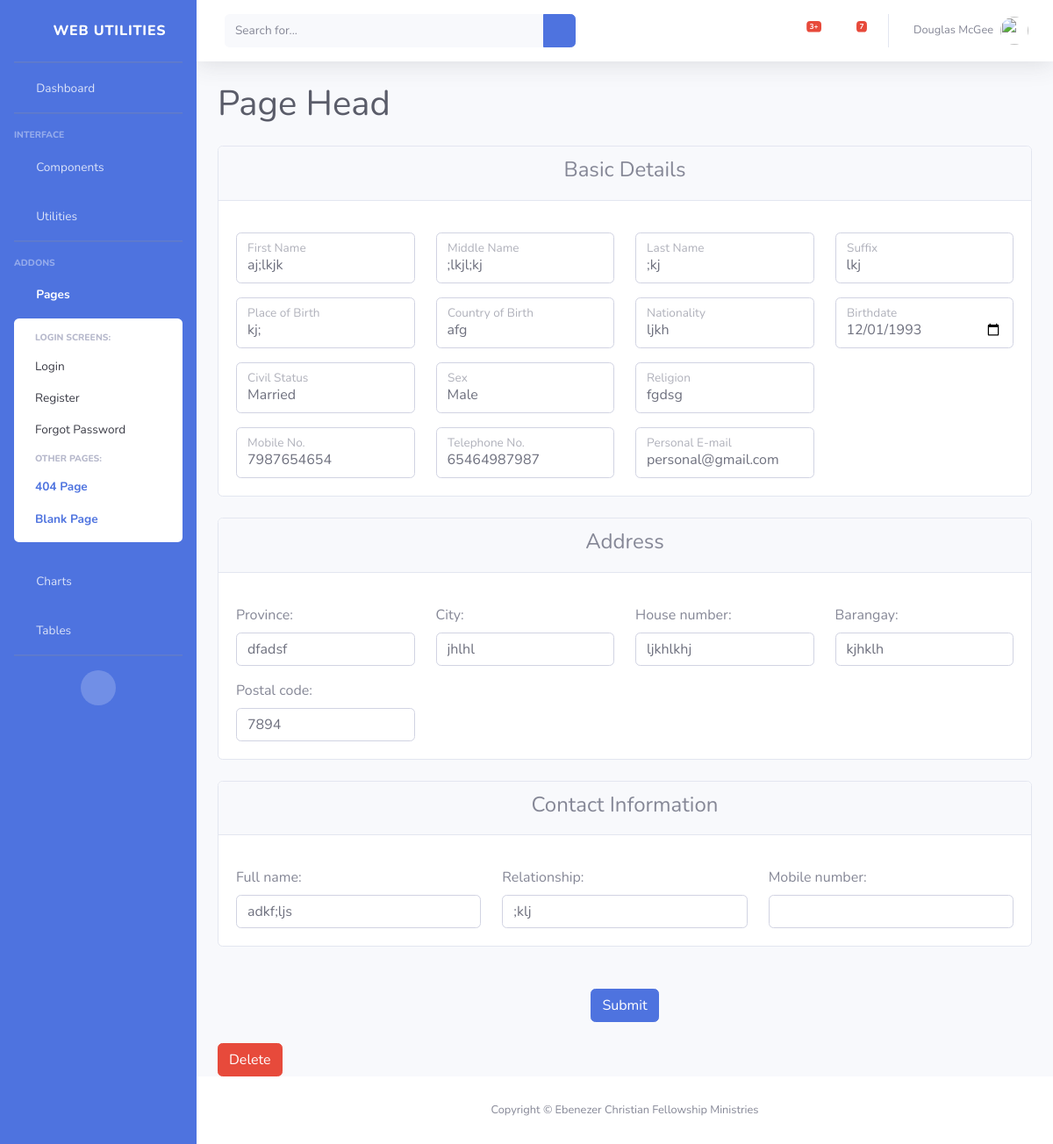
The app's page /students/edit/4/ with its own data.
### students/models.py (models this page shows, shortened)
class Student(models.Model):
    first_name = models.CharField(max_length=100)
    middle_name = models.CharField(max_length=100)
    last_name = models.CharField(max_length=100)
    suffix = models.CharField(max_length=10, blank=True)
    birth_date = models.DateField()
    country_of_birth = models.CharField(max_length=100)
    birth_place = models.CharField(max_length=100)
    nationality = models.CharField(max_length=100)
    CIVIL_STATUS_CHOICES = [
        ('', '---------'),
        ('single', 'Single'),
        ('married', 'Married'),
        ('widowed', 'Widowed'),
        ('divorced', 'Divorced'),
        ('separated', 'Separated'),
    ]
    civil_status = models.CharField(max_length=20, choices=CIVIL_STATUS_CHOICES, blank=True)
    SEX_CHOICES = [
        ('', '---------'),
        ('male', 'Male'),
        ('female', 'Female'),
    ]
    sex = models.CharField(max_length=10, choices=SEX_CHOICES, blank=True)
    religion = models.CharField(max_length=100)
    mobile_number = models.CharField(max_length=20)
    telephone_number = models.CharField(max_length=20, blank=True)
    personal_email = models.EmailField()

class Address(models.Model):
    student = models.OneToOneField(Student, on_delete=models.CASCADE)
    province = models.CharField(max_length=100)
    city = models.CharField(max_length=100)
    house_number = models.CharField(max_length=20)
    barangay = models.CharField(max_length=100)
    postal_code = models.CharField(max_length=10)

class Contact(models.Model):
    student = models.ForeignKey(Student, on_delete=models.CASCADE, related_name='contacts')
    full_name = models.CharField(max_length=100)
    relationship = models.CharField(max_length=20)
    mobile_number = models.CharField(max_length=20, blank=True)

### students/views.py (the view)
# urls.py: path('edit/<int:student_id>/', edit_student_details, name='edit_student'),
def edit_student_details(request, student_id):
    student = get_object_or_404(Student, pk=student_id)
    address = Address.objects.filter(student=student).first()
    contacts = Contact.objects.filter(student=student)
    if request.method == 'POST':
        student_form = EditStudentDetail(request.POST, instance=student)
        address_form = EditAddressDetail(request.POST, instance=address)
        contact_forms = [EditContactDetail(request.POST, instance=contact) for contact in contacts]
        if (student_form.is_valid() and address_form.is_valid()
                and all(cf.is_valid() for cf in contact_forms)):
            student_form.save()
            address_form.save()
            for cf in contact_forms:
                cf.save()
            messages.success(request, 'Student details updated successfully!')
            return redirect('students:students-home')
        else:
            print("Student Form Errors:", student_form.errors)
            print("Address Form Errors:", address_form.errors)
            for cf in contact_forms:
                print("Contact Form Errors:", cf.errors)
    else:
        student_form = StudentRegistrationForm(instance=student)
        address_form = AddressForm(instance=address)
        contact_forms = [ContactForm(instance=contact) for contact in contacts]
    return render(request, 'students/edit_student.html', {
        'student_form': student_form,
        'address_form': address_form,
        'contact_form': contact_forms,
        'student_id': student_id,
    })

### students/forms.py
class AddressForm(forms.ModelForm):
    class Meta:
        model = Address
        fields = ['province', 'city', 'house_number', 'barangay', 'postal_code']
        widgets = {
            'province': forms.TextInput(attrs={'class': 'form-control', 'id': 'floatingInput', 'placeholder': 'Province'}),
            'city': forms.TextInput(attrs={'class': 'form-control', 'id': 'floatingInput', 'placeholder': 'City'}),
            'house_number': forms.TextInput(attrs={'class': 'form-control', 'id': 'floatingInput', 'placeholder': 'House Number'}),
            'barangay': forms.TextInput(attrs={'class': 'form-control', 'id': 'floatingInput', 'placeholder': 'Barangay'}),
            'postal_code': forms.TextInput(attrs={'class': 'form-control', 'id': 'floatingInput', 'placeholder': 'Postal Code'}),
        }

### students/templates/students/edit_student.html (shortened to what this page needs)
{% extends 'students/base.html' %}
{% load crispy_forms_tags %}
{% block content %}
<form method="post">
    <div class="card mb-4">
        <div class="card-header text-center">
            <h4>Basic Details</h4>
        </div>
        <div class="card-body">
            <div class="row">
                                    <div class="col-3 mt-3">
                                            <div class="form-floating">
                                                {{ student_form.first_name }}
                                                <label for="{{ student_form.first_name.id_for_label }}" >{{ student_form.first_name.label }}</label>
                                            </div>
                                    </div>
                                    <div class="col-3 mt-3">
                                            <div class="form-floating">
                                                {{ student_form.middle_name }}
                                                <label for="{{ student_form.middle_name.id_for_label }}">{{ student_form.middle_name.label }}</label>
                                            </div>
                                    </div>
                                    <div class="col-3 mt-3">
                                            <div class="form-floating">
                                                {{ student_form.last_name }}
                                                <label for="{{ student_form.last_name.id_for_label }}">{{ student_form.last_name.label }}</label>
                                            </div>
                                    </div>
                                    <div class="col-3 mt-3">
                                            <div class="form-floating">
                                                {{ student_form.suffix }}
                                                <label for="{{ student_form.suffix.id_for_label }}">{{ student_form.suffix.label }}</label>
                                            </div>
                                    </div>
            </div>
            <div class="row" >
                                    <div class="col-3 mt-3">
                                            <div class="form-floating">
                                                {{ student_form.birth_place }}
                                                <label for="{{ student_form.birth_place.id_for_label }}">{{ student_form.birth_place.label }}</label>
                                            </div>
                                    </div>
                                    <div class="col-3 mt-3">
                                            <div class="form-floating">
                                                {{ student_form.country_of_birth }}
                                                <label for="{{ student_form.country_of_birth.id_for_label }}">{{ student_form.country_of_birth.label }}</label>
                                            </div>
                                    </div>
                                    <div class="col-3 mt-3">
                                            <div class="form-floating">
                                                {{ student_form.nationality }}
                                                <label for="{{ student_form.nationality.id_for_label }}">{{ student_form.nationality.label }}</label>
                                            </div>
                                    </div>
                                    <div class="col-3 mt-3">
                                            <div class="form-floating">
                                                {{ student_form.birth_date }}
                                                <label for="{{ student_form.birth_date.id_for_label }}">{{ student_form.birth_date.label }}</label>
                                            </div>
                                    </div>
            </div>
            <div class="row">
                                    <div class="col-3 mt-3">
                                            <div class="form-floating">
                                                {{ student_form.civil_status }}
                                                <label for="{{ student_form.civil_status.id_for_label }}">{{ student_form.civil_status.label }}</label>
                                            </div>
                                    </div>
                                    <div class="col-3 mt-3">
                                            <div class="form-floating">
                                                {{ student_form.sex }}
                                                <label for="{{ student_form.sex.id_for_label }}">{{ student_form.sex.label }}</label>
                                            </div>
                                    </div>
                                    <div class="col-3 mt-3">
                                            <div class="form-floating">
                                                {{ student_form.religion }}
                                                <label for="{{ student_form.religion.id_for_label }}">{{ student_form.religion.label }}</label>
                                            </div>
                                    </div>
            </div>
            <div class="row">
                                    <div class="col-3 mt-3">
                                            <div class="form-floating">
                                                {{ student_form.mobile_number }}
                                                <label for="{{ student_form.mobile_number.id_for_label }}">{{ student_form.mobile_number.label }}</label>
                                            </div>
                                    </div>
                                    <div class="col-3 mt-3">
                                            <div class="form-floating">
                                                {{ student_form.telephone_number }}
                                                <label for="{{ student_form.telephone_number.id_for_label }}">{{ student_form.telephone_number.label }}</label>
                                            </div>
                                    </div>
                                    <div class="col-3 mt-3">
                                            <div class="form-floating">
                                                {{ student_form.personal_email }}
                                                <label for="{{ student_form.personal_email.id_for_label }}">{{ student_form.personal_email.label }}</label>
                                            </div>
                                    </div>
            </div>
        </div>
    </div>
    <div class="card mb-4">
        <div class="card-header text-center">
            <h4>Address</h4>
        </div>
        <div class="card-body">
                                <div class="row">
                                    <div class="col-3 mt-3">
                                        {{ address_form.province.label_tag }}
                                        {{ address_form.province }}
                                    </div>
                                    <div class="col-3 mt-3">
                                        {{ address_form.city.label_tag }}
                                        {{ address_form.city }}
                                    </div>
                                    <div class="col-3 mt-3">
                                        {{ address_form.house_number.label_tag }}
                                        {{ address_form.house_number }}
                                    </div>
                                    <div class="col-3 mt-3">
                                        {{ address_form.barangay.label_tag }}
                                        {{ address_form.barangay }}
                                    </div>
                                </div>
                                <div class="row">
                                    <div class="col-3 mt-3">
                                        {{ address_form.postal_code.label_tag }}
                                        {{ address_form.postal_code }}
                                    </div>
                                </div>
        </div>
    </div>
        <div class="card mb-4">
            <div class="card-header text-center">
              <h4>Contact Information</h4>
            </div>
            <div class="card-body">
            {% for contact_form in contact_form %}
              <div class="row justify-content-center">
                                            <div class="col-4 mt-3">
                                                {{ contact_form.full_name.label_tag }}
                                                {{ contact_form.full_name }}
                                            </div>
                                            <div class="col-4    mt-3">
                                                {{ contact_form.relationship.label_tag }}
                                                {{ contact_form.relationship }}
                                            </div>
                                            <div class="col-4    mt-3">
                                                {{ contact_form.mobile_number.label_tag }}
                                                {{ contact_form.mobile_number }}
                                            </div>
              </div>
            {% endfor %}
            </div>
        </div>
    <div class="mt-3 text-center">
        <button type="submit" class="btn btn-primary mb-4 mt-4">Submit</button>
    </div>
<form action="{% url 'students:delete_student' student_id %}" method="post">
    <input type="submit" value="Delete" class="btn btn-danger">
</form>
</form>
{% endblock %}

### records on screen
Student: first_name "aj;lkjk", middle_name ";lkjl;kj", last_name ";kj", suffix "lkj", birth_place "kj;", country_of_birth "afg", nationality "ljkh", birth_date "12/01/1993", civil_status "Married", sex "Male", religion "fgdsg", mobile_number "7987654654", telephone_number "65464987987", personal_email "personal@gmail.com"
Address: province "dfadsf", city "jhlhl", house_number "ljkhlkhj", barangay "kjhklh", postal_code "7894"
Contact: full_name "adkf;ljs", relationship ";klj"

### other values on screen
{{ page_heading|default:"Page Head" }} "Page Head"
{{ address_form.province.label_tag }} "Province:"
{{ address_form.city.label_tag }} "City:"
{{ address_form.house_number.label_tag }} "House number:"
{{ address_form.barangay.label_tag }} "Barangay:"
{{ address_form.postal_code.label_tag }} "Postal code:"
{{ contact_form.full_name.label_tag }} "Full name:"
{{ contact_form.relationship.label_tag }} "Relationship:"
{{ contact_form.mobile_number.label_tag }} "Mobile number:"
